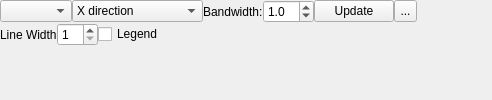
  <widget class="QDockWidget" name="dockWidget_report">
   <property name="sizePolicy">
    <sizepolicy hsizetype="Preferred" vsizetype="Preferred">
     <horstretch>0</horstretch>
     <verstretch>0</verstretch>
    </sizepolicy>
   </property>
   <property name="minimumSize">
    <size>
     <width>492</width>
     <height>90</height>
    </size>
   </property>
   <property name="windowTitle">
    <string>Reports</string>
   </property>
   <attribute name="dockWidgetArea">
    <number>2</number>
   </attribute>
   <widget class="QWidget" name="dockWidgetContents_6">
    <layout class="QVBoxLayout" name="verticalLayout_4">
     <property name="spacing">
      <number>0</number>
     </property>
     <property name="margin">
      <number>0</number>
     </property>
     <item>
      <layout class="QHBoxLayout" name="horizontalLayout_14">
       <property name="spacing">
        <number>0</number>
       </property>
       <item>
        <widget class="QComboBox" name="report_index">
         <property name="maximumSize">
          <size>
           <width>16777215</width>
           <height>22</height>
          </size>
         </property>
        </widget>
       </item>
       <item>
        <widget class="QComboBox" name="profile_dir">
         <property name="maximumSize">
          <size>
           <width>16777215</width>
           <height>22</height>
          </size>
         </property>
         <item>
          <property name="text">
           <string>X direction</string>
          </property>
         </item>
         <item>
          <property name="text">
           <string>Y direction</string>
          </property>
         </item>
         <item>
          <property name="text">
           <string>Z direction</string>
          </property>
         </item>
         <item>
          <property name="text">
           <string>fiber orientation</string>
          </property>
         </item>
         <item>
          <property name="text">
           <string>mean of each fiber</string>
          </property>
         </item>
        </widget>
       </item>
       <item>
        <widget class="QLabel" name="label">
         <property name="text">
          <string>Bandwidth:</string>
         </property>
        </widget>
       </item>
       <item>
        <widget class="QDoubleSpinBox" name="report_bandwidth">
         <property name="decimals">
          <number>1</number>
         </property>
         <property name="minimum">
          <double>0.100000000000000</double>
         </property>
         <property name="maximum">
          <double>10.000000000000000</double>
         </property>
         <property name="singleStep">
          <double>0.500000000000000</double>
         </property>
         <property name="value">
          <double>1.000000000000000</double>
         </property>
        </widget>
       </item>
       <item>
        <widget class="QPushButton" name="refresh_report">
         <property name="sizePolicy">
          <sizepolicy hsizetype="Fixed" vsizetype="Fixed">
           <horstretch>0</horstretch>
           <verstretch>0</verstretch>
          </sizepolicy>
         </property>
         <property name="maximumSize">
          <size>
           <width>16777215</width>
           <height>22</height>
          </size>
         </property>
         <property name="text">
          <string>Update</string>
         </property>
        </widget>
       </item>
       <item>
        <widget class="QToolButton" name="save_report">
         <property name="maximumSize">
          <size>
           <width>23</width>
           <height>22</height>
          </size>
         </property>
         <property name="text">
          <string>...</string>
         </property>
         <property name="icon">
          <iconset resource="../icons.qrc">
           <normaloff>:/icons/icons/save.xpm</normaloff>:/icons/icons/save.xpm</iconset>
         </property>
        </widget>
       </item>
       <item>
        <spacer name="horizontalSpacer_3">
         <property name="orientation">
          <enum>Qt::Horizontal</enum>
         </property>
         <property name="sizeHint" stdset="0">
          <size>
           <width>40</width>
           <height>20</height>
          </size>
         </property>
        </spacer>
       </item>
      </layout>
     </item>
     <item>
      <layout class="QHBoxLayout" name="horizontalLayout_18">
       <property name="spacing">
        <number>0</number>
       </property>
       <item>
        <widget class="QLabel" name="label_12">
         <property name="text">
          <string>Line Width</string>
         </property>
        </widget>
       </item>
       <item>
        <widget class="QSpinBox" name="linewidth">
         <property name="minimum">
          <number>1</number>
         </property>
         <property name="maximum">
          <number>10</number>
         </property>
        </widget>
       </item>
       <item>
        <widget class="QCheckBox" name="report_legend">
         <property name="sizePolicy">
          <sizepolicy hsizetype="Fixed" vsizetype="Fixed">
           <horstretch>0</horstretch>
           <verstretch>0</verstretch>
          </sizepolicy>
         </property>
         <property name="maximumSize">
          <size>
           <width>16777215</width>
           <height>22</height>
          </size>
         </property>
         <property name="text">
          <string>Legend</string>
         </property>
        </widget>
       </item>
       <item>
        <spacer name="horizontalSpacer_6">
         <property name="orientation">
          <enum>Qt::Horizontal</enum>
         </property>
         <property name="sizeHint" stdset="0">
          <size>
           <width>40</width>
           <height>20</height>
          </size>
         </property>
        </spacer>
       </item>
      </layout>
     </item>
     <item>
      <widget class="QCustomPlot" name="report_widget" native="true">
       <property name="sizePolicy">
        <sizepolicy hsizetype="Expanding" vsizetype="Expanding">
         <horstretch>0</horstretch>
         <verstretch>0</verstretch>
        </sizepolicy>
       </property>
      </widget>
     </item>
    </layout>
   </widget>
  </widget>
